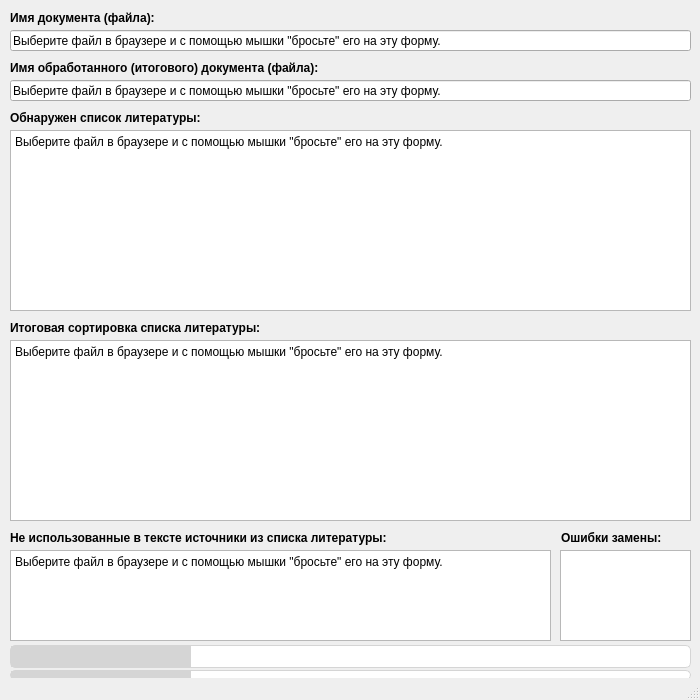
<?xml version="1.0" encoding="UTF-8"?>
<ui version="4.0">
 <class>MainWindow</class>
 <widget class="QMainWindow" name="MainWindow">
  <property name="geometry">
   <rect>
    <x>0</x>
    <y>0</y>
    <width>700</width>
    <height>700</height>
   </rect>
  </property>
  <property name="minimumSize">
   <size>
    <width>700</width>
    <height>700</height>
   </size>
  </property>
  <property name="maximumSize">
   <size>
    <width>700</width>
    <height>700</height>
   </size>
  </property>
  <property name="acceptDrops">
   <bool>true</bool>
  </property>
  <property name="windowTitle">
   <string notr="true">[ Замена ссылок в соответствии с их очерёдностью ]</string>
  </property>
  <property name="toolTip">
   <string notr="true"/>
  </property>
  <property name="statusTip">
   <string notr="true"/>
  </property>
  <property name="whatsThis">
   <string notr="true"/>
  </property>
  <property name="windowFilePath">
   <string notr="true"/>
  </property>
  <widget class="QWidget" name="centralwidget">
   <widget class="QLineEdit" name="file_src">
    <property name="geometry">
     <rect>
      <x>10</x>
      <y>30</y>
      <width>681</width>
      <height>21</height>
     </rect>
    </property>
    <property name="toolTip">
     <string notr="true"/>
    </property>
    <property name="statusTip">
     <string notr="true"/>
    </property>
    <property name="whatsThis">
     <string notr="true"/>
    </property>
    <property name="text">
     <string>Выберите файл в браузере и с помощью мышки &quot;бросьте&quot; его на эту форму.</string>
    </property>
    <property name="readOnly">
     <bool>true</bool>
    </property>
   </widget>
   <widget class="QLabel" name="label">
    <property name="geometry">
     <rect>
      <x>10</x>
      <y>10</y>
      <width>191</width>
      <height>16</height>
     </rect>
    </property>
    <property name="font">
     <font>
      <weight>75</weight>
      <bold>true</bold>
     </font>
    </property>
    <property name="text">
     <string>Имя документа (файла):</string>
    </property>
   </widget>
   <widget class="QLabel" name="label_2">
    <property name="geometry">
     <rect>
      <x>10</x>
      <y>60</y>
      <width>361</width>
      <height>16</height>
     </rect>
    </property>
    <property name="font">
     <font>
      <weight>75</weight>
      <bold>true</bold>
     </font>
    </property>
    <property name="text">
     <string>Имя обработанного (итогового) документа (файла):</string>
    </property>
   </widget>
   <widget class="QLineEdit" name="file_dst">
    <property name="geometry">
     <rect>
      <x>10</x>
      <y>80</y>
      <width>681</width>
      <height>21</height>
     </rect>
    </property>
    <property name="toolTip">
     <string notr="true"/>
    </property>
    <property name="statusTip">
     <string notr="true"/>
    </property>
    <property name="whatsThis">
     <string notr="true"/>
    </property>
    <property name="text">
     <string>Выберите файл в браузере и с помощью мышки &quot;бросьте&quot; его на эту форму.</string>
    </property>
    <property name="readOnly">
     <bool>true</bool>
    </property>
   </widget>
   <widget class="QLabel" name="label_3">
    <property name="geometry">
     <rect>
      <x>10</x>
      <y>110</y>
      <width>381</width>
      <height>16</height>
     </rect>
    </property>
    <property name="font">
     <font>
      <weight>75</weight>
      <bold>true</bold>
     </font>
    </property>
    <property name="text">
     <string>Обнаружен список литературы:</string>
    </property>
   </widget>
   <widget class="QLabel" name="label_4">
    <property name="geometry">
     <rect>
      <x>561</x>
      <y>530</y>
      <width>131</width>
      <height>16</height>
     </rect>
    </property>
    <property name="font">
     <font>
      <weight>75</weight>
      <bold>true</bold>
     </font>
    </property>
    <property name="text">
     <string>Ошибки замены:</string>
    </property>
   </widget>
   <widget class="QPlainTextEdit" name="refs_found">
    <property name="enabled">
     <bool>true</bool>
    </property>
    <property name="geometry">
     <rect>
      <x>10</x>
      <y>130</y>
      <width>681</width>
      <height>181</height>
     </rect>
    </property>
    <property name="minimumSize">
     <size>
      <width>300</width>
      <height>0</height>
     </size>
    </property>
    <property name="toolTip">
     <string notr="true"/>
    </property>
    <property name="statusTip">
     <string notr="true"/>
    </property>
    <property name="whatsThis">
     <string notr="true"/>
    </property>
    <property name="styleSheet">
     <string notr="true">color: rgb(0, 0, 0);</string>
    </property>
    <property name="readOnly">
     <bool>true</bool>
    </property>
    <property name="plainText">
     <string notr="true">Выберите файл в браузере и с помощью мышки &quot;бросьте&quot; его на эту форму.</string>
    </property>
   </widget>
   <widget class="QPlainTextEdit" name="refs_error">
    <property name="enabled">
     <bool>true</bool>
    </property>
    <property name="geometry">
     <rect>
      <x>560</x>
      <y>550</y>
      <width>131</width>
      <height>91</height>
     </rect>
    </property>
    <property name="minimumSize">
     <size>
      <width>0</width>
      <height>0</height>
     </size>
    </property>
    <property name="toolTip">
     <string notr="true"/>
    </property>
    <property name="statusTip">
     <string notr="true"/>
    </property>
    <property name="whatsThis">
     <string notr="true"/>
    </property>
    <property name="styleSheet">
     <string notr="true">color: rgb(0, 0, 0);</string>
    </property>
    <property name="readOnly">
     <bool>true</bool>
    </property>
   </widget>
   <widget class="QPlainTextEdit" name="refs_result">
    <property name="enabled">
     <bool>true</bool>
    </property>
    <property name="geometry">
     <rect>
      <x>10</x>
      <y>340</y>
      <width>681</width>
      <height>181</height>
     </rect>
    </property>
    <property name="minimumSize">
     <size>
      <width>300</width>
      <height>0</height>
     </size>
    </property>
    <property name="toolTip">
     <string notr="true"/>
    </property>
    <property name="statusTip">
     <string notr="true"/>
    </property>
    <property name="whatsThis">
     <string notr="true"/>
    </property>
    <property name="styleSheet">
     <string notr="true">color: rgb(0, 0, 0);</string>
    </property>
    <property name="readOnly">
     <bool>true</bool>
    </property>
    <property name="plainText">
     <string notr="true">Выберите файл в браузере и с помощью мышки &quot;бросьте&quot; его на эту форму.</string>
    </property>
   </widget>
   <widget class="QLabel" name="label_5">
    <property name="geometry">
     <rect>
      <x>10</x>
      <y>320</y>
      <width>321</width>
      <height>16</height>
     </rect>
    </property>
    <property name="font">
     <font>
      <weight>75</weight>
      <bold>true</bold>
     </font>
    </property>
    <property name="text">
     <string>Итоговая сортировка списка литературы:</string>
    </property>
   </widget>
   <widget class="QLabel" name="label_6">
    <property name="geometry">
     <rect>
      <x>10</x>
      <y>530</y>
      <width>461</width>
      <height>16</height>
     </rect>
    </property>
    <property name="font">
     <font>
      <weight>75</weight>
      <bold>true</bold>
     </font>
    </property>
    <property name="text">
     <string>Не использованные в тексте источники из списка литературы:</string>
    </property>
   </widget>
   <widget class="QPlainTextEdit" name="refs_not_used">
    <property name="enabled">
     <bool>true</bool>
    </property>
    <property name="geometry">
     <rect>
      <x>10</x>
      <y>550</y>
      <width>541</width>
      <height>91</height>
     </rect>
    </property>
    <property name="minimumSize">
     <size>
      <width>300</width>
      <height>0</height>
     </size>
    </property>
    <property name="toolTip">
     <string notr="true"/>
    </property>
    <property name="statusTip">
     <string notr="true"/>
    </property>
    <property name="whatsThis">
     <string notr="true"/>
    </property>
    <property name="styleSheet">
     <string notr="true">color: rgb(0, 0, 0);</string>
    </property>
    <property name="readOnly">
     <bool>true</bool>
    </property>
    <property name="plainText">
     <string notr="true">Выберите файл в браузере и с помощью мышки &quot;бросьте&quot; его на эту форму.</string>
    </property>
   </widget>
   <widget class="QProgressBar" name="progressBar1">
    <property name="geometry">
     <rect>
      <x>10</x>
      <y>645</y>
      <width>681</width>
      <height>23</height>
     </rect>
    </property>
    <property name="minimumSize">
     <size>
      <width>0</width>
      <height>0</height>
     </size>
    </property>
    <property name="maximumSize">
     <size>
      <width>716</width>
      <height>16777215</height>
     </size>
    </property>
    <property name="styleSheet">
     <string notr="true">QProgressBar {
    border: 1px solid #d5d5d5;
    border-radius: 5px;
}

QProgressBar::chunk {
    background-color: #d5d5d5;
    width: 20px;
}</string>
    </property>
    <property name="value">
     <number>24</number>
    </property>
    <property name="format">
     <string/>
    </property>
   </widget>
   <widget class="QProgressBar" name="progressBar2">
    <property name="geometry">
     <rect>
      <x>10</x>
      <y>670</y>
      <width>681</width>
      <height>10</height>
     </rect>
    </property>
    <property name="minimumSize">
     <size>
      <width>0</width>
      <height>0</height>
     </size>
    </property>
    <property name="maximumSize">
     <size>
      <width>716</width>
      <height>16777215</height>
     </size>
    </property>
    <property name="styleSheet">
     <string notr="true">QProgressBar {
    border: 1px solid #d5d5d5;
    border-radius: 5px;
}

QProgressBar::chunk {
    background-color: #d5d5d5;
    width: 20px;
}</string>
    </property>
    <property name="value">
     <number>24</number>
    </property>
    <property name="format">
     <string/>
    </property>
   </widget>
  </widget>
  <widget class="QStatusBar" name="statusBar"/>
 </widget>
 <resources/>
 <connections/>
</ui>
